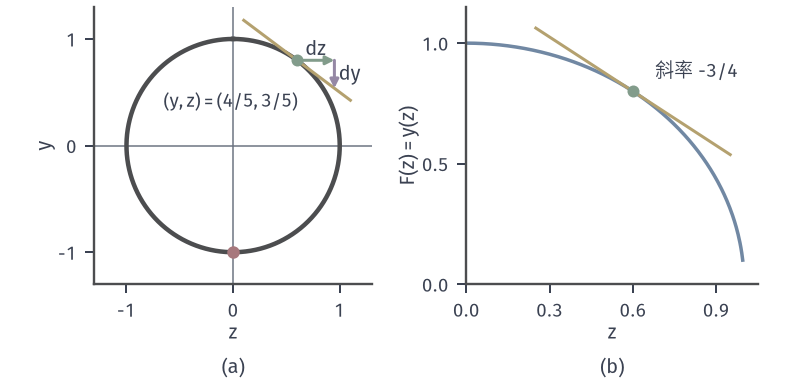

Here is the Python script that generated this plot:
from pathlib import Path
import sys
sys.path.insert(0, str(Path(__file__).resolve().parents[1]/"feas-common"))
from feas_fig import *
HERE = Path(__file__).resolve().parent
y, z = .8, .6; G = -z/y
fig, axs = figure(width_mm=112, height_mm=54, ncols=2)
ax = axs[0]; t = np.linspace(0, 2*np.pi, 400); ax.plot(np.sin(t), np.cos(t), color=EDGE, lw=1.8, zorder=2)
ax.plot([z-.5, z+.5], [y+.5*.75, y-.5*.75], color=YELLOW, lw=1.2, zorder=3); dz = .35; dy = -z/y*dz
arrow(ax, (z, y), (z+dz, y), GREEN); arrow(ax, (z+dz, y), (z+dz, y+dy), PURPLE); dot(ax, (z, y), GREEN, ms=4.8); dot(ax, (0, -1), RED)
ax.text(z+dz/2, y+.05, '$\\mathrm{d}z$', color=INK, fontsize=8, ha='center'); ax.text(z+dz+.04, y+dy/2, '$\\mathrm{d}y$', color=INK, fontsize=8, va='center')
ax.text(-.02, .36, '$(y,z)=(4/5,3/5)$', fontsize=7.5, ha='center')
ax.axhline(0, color=MUTED, lw=.6, zorder=0); ax.axvline(0, color=MUTED, lw=.6, zorder=0)
ax.set_aspect('equal'); setup(ax, (-1.3, 1.3), (-1.3, 1.3), [-1, 0, 1], [-1, 0, 1], xl='$z$', yl='$y$', equal=True)
ax = axs[1]; Z = np.linspace(0, .995, 300); ax.plot(Z, np.sqrt(1-Z**2), color=BLUE, lw=1.4); ax.plot([.25, .95], [y+G*(.25-z), y+G*(.95-z)], color=YELLOW, lw=1.2); dot(ax, (z, y), GREEN, ms=4.8)
ax.text(.68, .86, '斜率 -3/4', fontsize=7.5)
setup(ax, (0, 1.05), (0, 1.15), [0, .3, .6, .9], [0, .5, 1], xl='$z$', yl='$F(z)=y(z)$')
panels(fig, .08, .985, .98, .2, .3); tags(fig, axs)
save(fig, HERE, 'figure', {'reduced_gradient': G})
